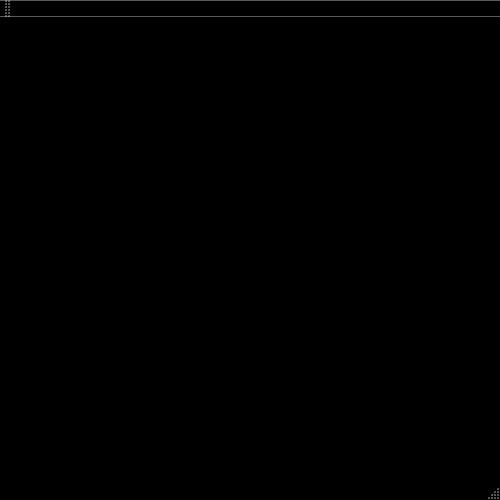
<?xml version="1.0" encoding="UTF-8"?>
<ui version="4.0">
 <class>MainWindow</class>
 <widget class="QMainWindow" name="MainWindow">
  <property name="geometry">
   <rect>
    <x>0</x>
    <y>0</y>
    <width>500</width>
    <height>500</height>
   </rect>
  </property>
  <property name="palette">
   <palette>
    <active>
     <colorrole role="Base">
      <brush brushstyle="SolidPattern">
       <color alpha="255">
        <red>255</red>
        <green>255</green>
        <blue>255</blue>
       </color>
      </brush>
     </colorrole>
     <colorrole role="Window">
      <brush brushstyle="SolidPattern">
       <color alpha="255">
        <red>0</red>
        <green>0</green>
        <blue>0</blue>
       </color>
      </brush>
     </colorrole>
    </active>
    <inactive>
     <colorrole role="Base">
      <brush brushstyle="SolidPattern">
       <color alpha="255">
        <red>255</red>
        <green>255</green>
        <blue>255</blue>
       </color>
      </brush>
     </colorrole>
     <colorrole role="Window">
      <brush brushstyle="SolidPattern">
       <color alpha="255">
        <red>0</red>
        <green>0</green>
        <blue>0</blue>
       </color>
      </brush>
     </colorrole>
    </inactive>
    <disabled>
     <colorrole role="Base">
      <brush brushstyle="SolidPattern">
       <color alpha="255">
        <red>0</red>
        <green>0</green>
        <blue>0</blue>
       </color>
      </brush>
     </colorrole>
     <colorrole role="Window">
      <brush brushstyle="SolidPattern">
       <color alpha="255">
        <red>0</red>
        <green>0</green>
        <blue>0</blue>
       </color>
      </brush>
     </colorrole>
    </disabled>
   </palette>
  </property>
  <property name="windowTitle">
   <string>MainWindow</string>
  </property>
  <property name="autoFillBackground">
   <bool>false</bool>
  </property>
  <widget class="QWidget" name="centralWidget">
   <property name="minimumSize">
    <size>
     <width>200</width>
     <height>200</height>
    </size>
   </property>
  </widget>
  <widget class="QMenuBar" name="menuBar">
   <property name="geometry">
    <rect>
     <x>0</x>
     <y>0</y>
     <width>500</width>
     <height>27</height>
    </rect>
   </property>
  </widget>
  <widget class="QToolBar" name="mainToolBar">
   <attribute name="toolBarArea">
    <enum>TopToolBarArea</enum>
   </attribute>
   <attribute name="toolBarBreak">
    <bool>false</bool>
   </attribute>
  </widget>
  <widget class="QStatusBar" name="statusBar"/>
 </widget>
 <layoutdefault spacing="6" margin="11"/>
 <resources/>
 <connections/>
</ui>
